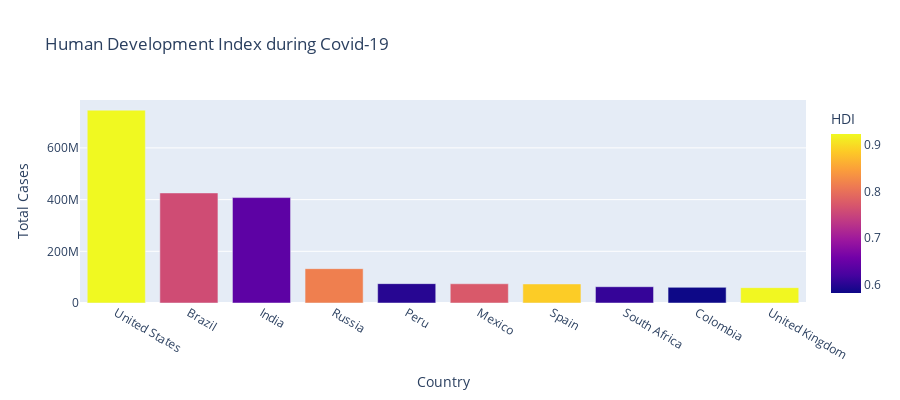

Write notebook code for a chart like this one.
### Code cell
fig = px.bar(data, x='Country', y='Total Cases',
             hover_data=['Population', 'Total Deaths'], 
             color='HDI', height=400, 
             title="Human Development Index during Covid-19")
fig.show()

### Figure 1 — Plotly figure (JSON) as saved in the notebook; plotly's stock layout.template omitted (floating-point values rounded to 4 significant figures)
{"data": [{"alignmentgroup": "True", "customdata": [[19.62, 26477574], [19.17, 14340567], [21.05, 7247327], [18.8, 2131571], [17.31, 3020038], [18.67, 7295850], [17.66, 5510624], [17.9, 1357682], [17.75, 1936134], [18.03, 7249573]], "hovertemplate": "Country=%{x}<br>Total Cases=%{y}<br>Population=%{customdata[0]}<br>Total Deaths=%{customdata[1]}<br>HDI=%{marker.color}<extra></extra>", "legendgroup": "", "marker": {"color": [0.924, 0.759, 0.64, 0.816, 0.5995, 0.774, 0.888, 0.6087, 0.5818, 0.922], "coloraxis": "coloraxis", "pattern": {"shape": ""}}, "name": "", "offsetgroup": "", "orientation": "v", "showlegend": false, "textposition": "auto", "type": "bar", "x": ["United States", "Brazil", "India", "Russia", "Peru", "Mexico", "Spain", "South Africa", "Colombia", "United Kingdom"], "xaxis": "x", "y": [746014098, 425704517, 407771615, 132888951, 74882695, 74347548, 73717676, 63027659, 60543682, 59475032], "yaxis": "y"}], "layout": {"barmode": "relative", "coloraxis": {"colorbar": {"title": {"text": "HDI"}}, "colorscale": [[0, "#0d0887"], [0.1111, "#46039f"], [0.2222, "#7201a8"], [0.3333, "#9c179e"], [0.4444, "#bd3786"], [0.5556, "#d8576b"], [0.6667, "#ed7953"], [0.7778, "#fb9f3a"], [0.8889, "#fdca26"], [1, "#f0f921"]]}, "height": 400, "legend": {"tracegroupgap": 0}, "title": {"text": "Human Development Index during Covid-19"}, "xaxis": {"anchor": "y", "domain": [0, 1], "title": {"text": "Country"}}, "yaxis": {"anchor": "x", "domain": [0, 1], "title": {"text": "Total Cases"}}}}
